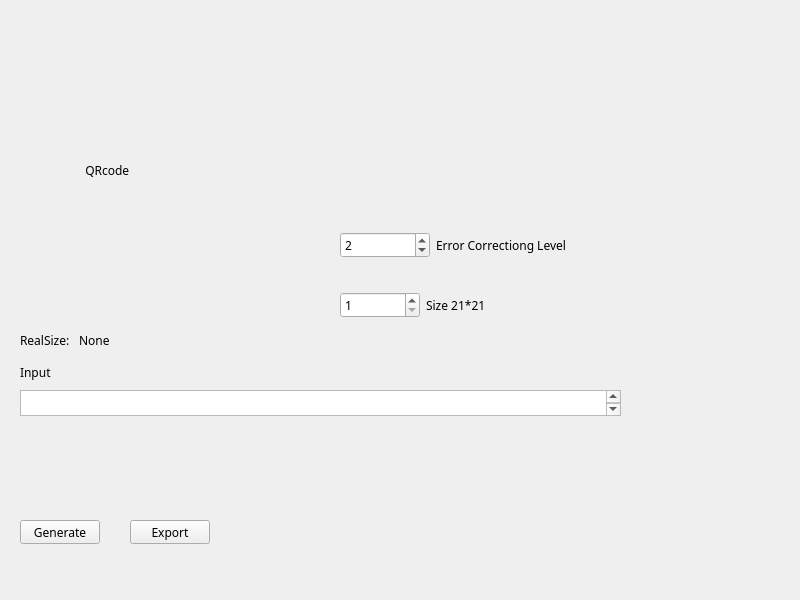
<?xml version="1.0" encoding="UTF-8"?>
<ui version="4.0">
 <class>qrcodepage</class>
 <widget class="QWidget" name="qrcodepage">
  <property name="geometry">
   <rect>
    <x>0</x>
    <y>0</y>
    <width>800</width>
    <height>600</height>
   </rect>
  </property>
  <property name="font">
   <font>
    <family>Iosevka Fixed</family>
   </font>
  </property>
  <property name="windowTitle">
   <string>Form</string>
  </property>
  <widget class="QLabel" name="QRcodeImg">
   <property name="geometry">
    <rect>
     <x>20</x>
     <y>20</y>
     <width>300</width>
     <height>300</height>
    </rect>
   </property>
   <property name="font">
    <font>
     <family>Iosevka Fixed Slab</family>
    </font>
   </property>
   <property name="autoFillBackground">
    <bool>true</bool>
   </property>
   <property name="frameShape">
    <enum>QFrame::Shape::NoFrame</enum>
   </property>
   <property name="frameShadow">
    <enum>QFrame::Shadow::Plain</enum>
   </property>
   <property name="lineWidth">
    <number>1</number>
   </property>
   <property name="midLineWidth">
    <number>0</number>
   </property>
   <property name="text">
    <string>                     QRcode</string>
   </property>
  </widget>
  <widget class="QWidget" name="horizontalLayoutWidget">
   <property name="geometry">
    <rect>
     <x>340</x>
     <y>280</y>
     <width>166</width>
     <height>51</height>
    </rect>
   </property>
   <property name="font">
    <font>
     <family>Iosevka Fixed Slab</family>
    </font>
   </property>
   <layout class="QHBoxLayout" name="QRcodeSizeLayout">
    <item>
     <widget class="QSpinBox" name="QRcodeSize">
      <property name="minimumSize">
       <size>
        <width>80</width>
        <height>0</height>
       </size>
      </property>
      <property name="minimum">
       <number>1</number>
      </property>
      <property name="maximum">
       <number>40</number>
      </property>
      <property name="value">
       <number>1</number>
      </property>
     </widget>
    </item>
    <item>
     <widget class="QLabel" name="QRcodeSizeText">
      <property name="font">
       <font>
        <family>Iosevka Fixed Slab</family>
       </font>
      </property>
      <property name="text">
       <string>Size 21*21</string>
      </property>
     </widget>
    </item>
   </layout>
  </widget>
  <widget class="QWidget" name="verticalLayoutWidget">
   <property name="geometry">
    <rect>
     <x>20</x>
     <y>360</y>
     <width>601</width>
     <height>61</height>
    </rect>
   </property>
   <property name="font">
    <font>
     <family>Iosevka Fixed Slab</family>
    </font>
   </property>
   <layout class="QVBoxLayout" name="StringInputLayout">
    <item>
     <widget class="QLabel" name="StringInputText">
      <property name="maximumSize">
       <size>
        <width>16777215</width>
        <height>16</height>
       </size>
      </property>
      <property name="font">
       <font>
        <family>Iosevka Fixed Slab</family>
       </font>
      </property>
      <property name="text">
       <string>Input</string>
      </property>
     </widget>
    </item>
    <item>
     <widget class="QTextEdit" name="StringInput">
      <property name="maximumSize">
       <size>
        <width>16777215</width>
        <height>26</height>
       </size>
      </property>
      <property name="font">
       <font>
        <family>Iosevka Fixed Slab</family>
       </font>
      </property>
     </widget>
    </item>
   </layout>
  </widget>
  <widget class="QPushButton" name="GenerateButton">
   <property name="geometry">
    <rect>
     <x>20</x>
     <y>520</y>
     <width>80</width>
     <height>24</height>
    </rect>
   </property>
   <property name="text">
    <string>Generate</string>
   </property>
  </widget>
  <widget class="QPushButton" name="ExportButton">
   <property name="geometry">
    <rect>
     <x>130</x>
     <y>520</y>
     <width>80</width>
     <height>24</height>
    </rect>
   </property>
   <property name="text">
    <string>Export</string>
   </property>
  </widget>
  <widget class="QWidget" name="horizontalLayoutWidget_2">
   <property name="geometry">
    <rect>
     <x>340</x>
     <y>220</y>
     <width>226</width>
     <height>51</height>
    </rect>
   </property>
   <property name="font">
    <font>
     <family>Iosevka Fixed Slab</family>
    </font>
   </property>
   <layout class="QHBoxLayout" name="ErrorCorrectionLevelLayout">
    <item>
     <widget class="QSpinBox" name="ErrorCorrectionLevel">
      <property name="minimumSize">
       <size>
        <width>80</width>
        <height>0</height>
       </size>
      </property>
      <property name="minimum">
       <number>1</number>
      </property>
      <property name="maximum">
       <number>4</number>
      </property>
      <property name="value">
       <number>2</number>
      </property>
     </widget>
    </item>
    <item>
     <widget class="QLabel" name="ErrorCorrectionLevelText">
      <property name="font">
       <font>
        <family>Iosevka Fixed Slab</family>
       </font>
      </property>
      <property name="text">
       <string>Error Correctiong Level</string>
      </property>
     </widget>
    </item>
   </layout>
  </widget>
  <widget class="QWidget" name="horizontalLayoutWidget_3">
   <property name="geometry">
    <rect>
     <x>20</x>
     <y>320</y>
     <width>111</width>
     <height>41</height>
    </rect>
   </property>
   <layout class="QHBoxLayout" name="RealSizeTextLayout">
    <item>
     <widget class="QLabel" name="label">
      <property name="text">
       <string>RealSize:</string>
      </property>
     </widget>
    </item>
    <item>
     <widget class="QLabel" name="RealSizeNumberText">
      <property name="text">
       <string>None</string>
      </property>
     </widget>
    </item>
   </layout>
  </widget>
 </widget>
 <resources/>
 <connections/>
</ui>
